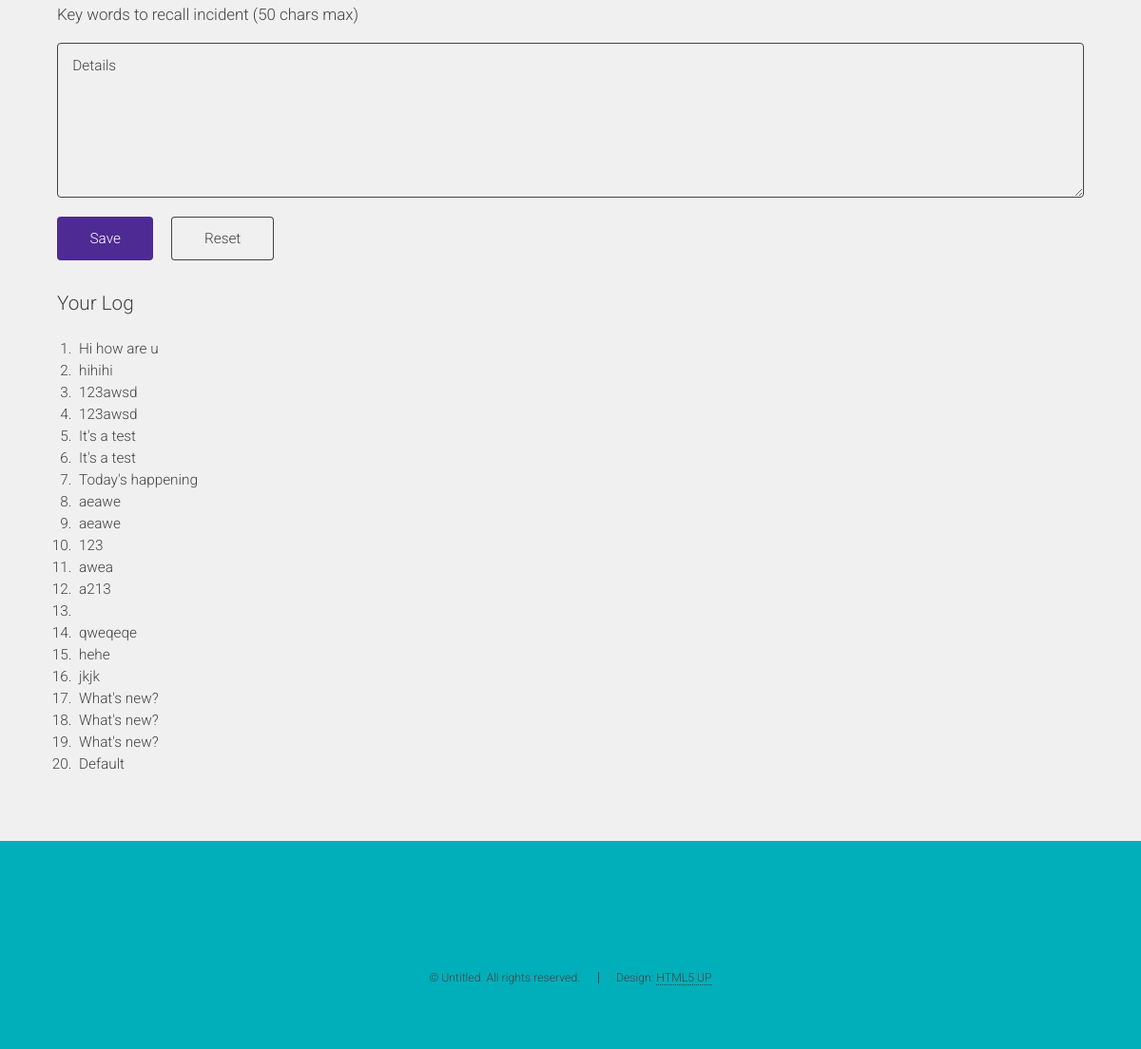
Page /incident-log.html (signed in, lower part) on the earlier database version.
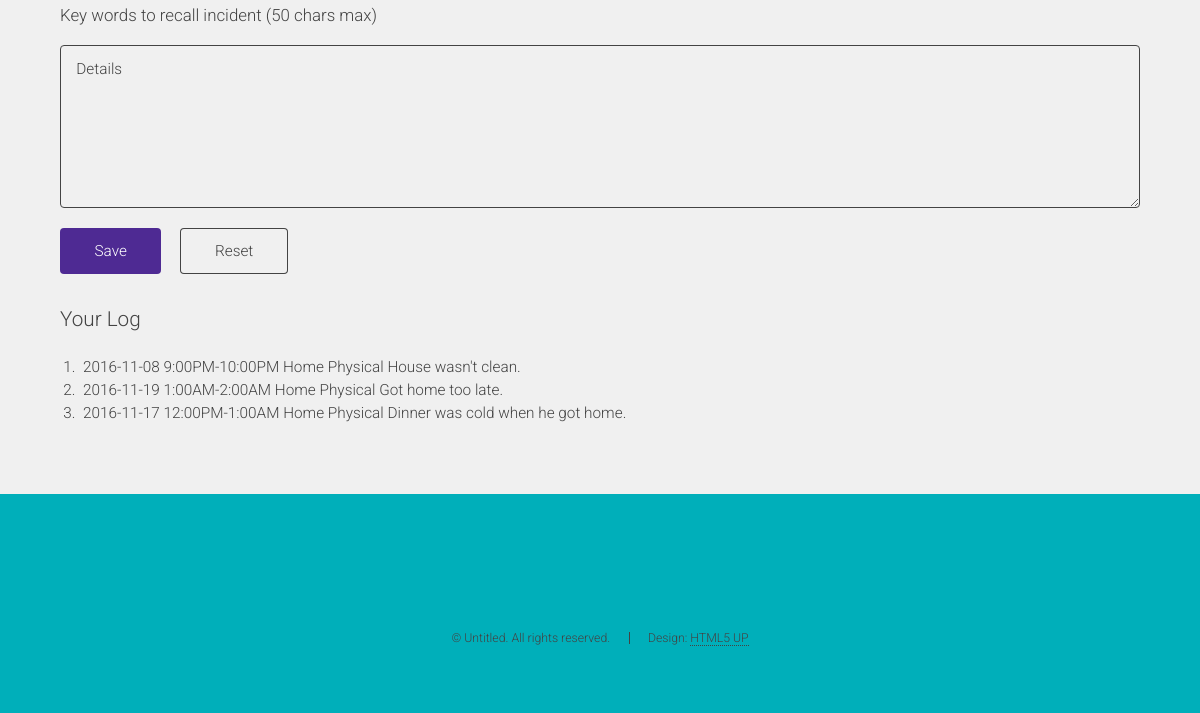
Same page on the later database version.
### demo/models.py (models this page shows)
class Squawk(models.Model):
    squawk_date = models.CharField(max_length=141)
    squawk_time = models.CharField(max_length=141)
    squawk_place = models.CharField(max_length=141)
    squawk_type1 = models.BooleanField()
    squawk_type2 = models.BooleanField()
    squawk_text = models.CharField(max_length=141)
    pub_date = models.DateTimeField('date published')

### demo/views.py (the view, shortened to what this page needs)
# urls.py: url(r'^incident-log.html',views.incident_log,name='incident'),
def incident_log(request):
    state = request.session.get('IS_LOGIN',False)
    if not(state):
        return redirect('http://google.com')
    squawk_list = Squawk.objects.order_by('-pub_date')
    context = {
        'squawk_list': squawk_list,
        }
    return render(request, 'demo/incident-log.html', context)

### demo/templates/demo/incident-log.html (shortened to what this page needs)
<!DOCTYPE HTML>
<html>
<head>
    {% load static %}
    <link rel="stylesheet" href="{% static "assets/css/main.css" %}" />
    <link rel="stylesheet" type="text/css" href="{% static "assets/css/mobipick.css" %}" />
</head>
<body>
<div id="page-wrapper">
    <div id="main" class="wrapper style1">
        <div class="container">
            <section>
                <form method="post" action="incident-log.html">
                    <br></br>
                    <br></br>
                    <br></br>
                    <h4>Key words to recall incident (50 chars max)</h4>
                    <div class="row uniform 50%">
                        <div class="12u$">
                            <textarea name="squawk" id="detail" placeholder="Details" rows="6"></textarea>
                        </div>
                        <div class="12u$">
                            <ul class="actions">
                                <li><input type="submit" value="Save" class="special"  /></li>
                                <li><input type="reset" value="Reset" /></li>
                            </ul>
                        </div>
                    </div>
                </form>
            </section>
            <h3>Your Log</h3>
            <div id="squawks">
                {% if squawk_list %}
                <ol>
                    {% for squawk in squawk_list %}
                    <li>{{ squawk.squawk_date }}
                        {{ squawk.squawk_time }}
                        {{ squawk.squawk_place }}
                        {% if squawk.squawk_type1 %}
                        {{ "Physical" }}
                        {% endif %}
                        {{ squawk.squawk_text }}</li>
                    {% endfor %}
                </ol>
                {% endif %}
            </div>
        </div>
    </div>
    <footer id="footer">
        <ul class="icons">
            <li><a href="#" class="icon alt fa-twitter"><span class="label">Twitter</span></a></li>
            <li><a href="#" class="icon alt fa-facebook"><span class="label">Facebook</span></a></li>
            <li><a href="#" class="icon alt fa-linkedin"><span class="label">LinkedIn</span></a></li>
            <li><a href="#" class="icon alt fa-instagram"><span class="label">Instagram</span></a></li>
            <li><a href="#" class="icon alt fa-github"><span class="label">GitHub</span></a></li>
            <li><a href="#" class="icon alt fa-envelope"><span class="label">Email</span></a></li>
        </ul>
        <ul class="copyright">
            <li>&copy; Untitled. All rights reserved.</li><li>Design: <a href="http://html5up.net">HTML5 UP</a></li>
        </ul>
    </footer>
</div>
</body>
</html>

Differences in the rows shown:
removed Squawk: squawk_text "Hi how are u"
removed Squawk: squawk_text "hihihi"
removed Squawk: squawk_text "123awsd"
removed Squawk: squawk_text "123awsd"
removed Squawk: squawk_text "It's a test"
removed Squawk: squawk_text "It's a test"
removed Squawk: squawk_text "Today's happening"
removed Squawk: squawk_text "aeawe"
removed Squawk: squawk_text "aeawe"
removed Squawk: squawk_text "123"
removed Squawk: squawk_text "awea"
removed Squawk: squawk_text "a213"
removed Squawk: squawk_text "qweqeqe"
removed Squawk: squawk_text "hehe"
removed Squawk: squawk_text "jkjk"
removed Squawk: squawk_text "What's new?"
removed Squawk: squawk_text "What's new?"
removed Squawk: squawk_text "What's new?"
removed Squawk: squawk_text "Default"
added Squawk: squawk_date "2016-11-08", squawk_time "9:00PM-10:00PM", squawk_place "Home", value "Physical", squawk_text "House wasn't clean."
added Squawk: squawk_date "2016-11-19", squawk_time "1:00AM-2:00AM", squawk_place "Home", value "Physical", squawk_text "Got home too late."
added Squawk: squawk_date "2016-11-17", squawk_time "12:00PM-1:00AM", squawk_place "Home", value "Physical", squawk_text "Dinner was cold when he got home."
